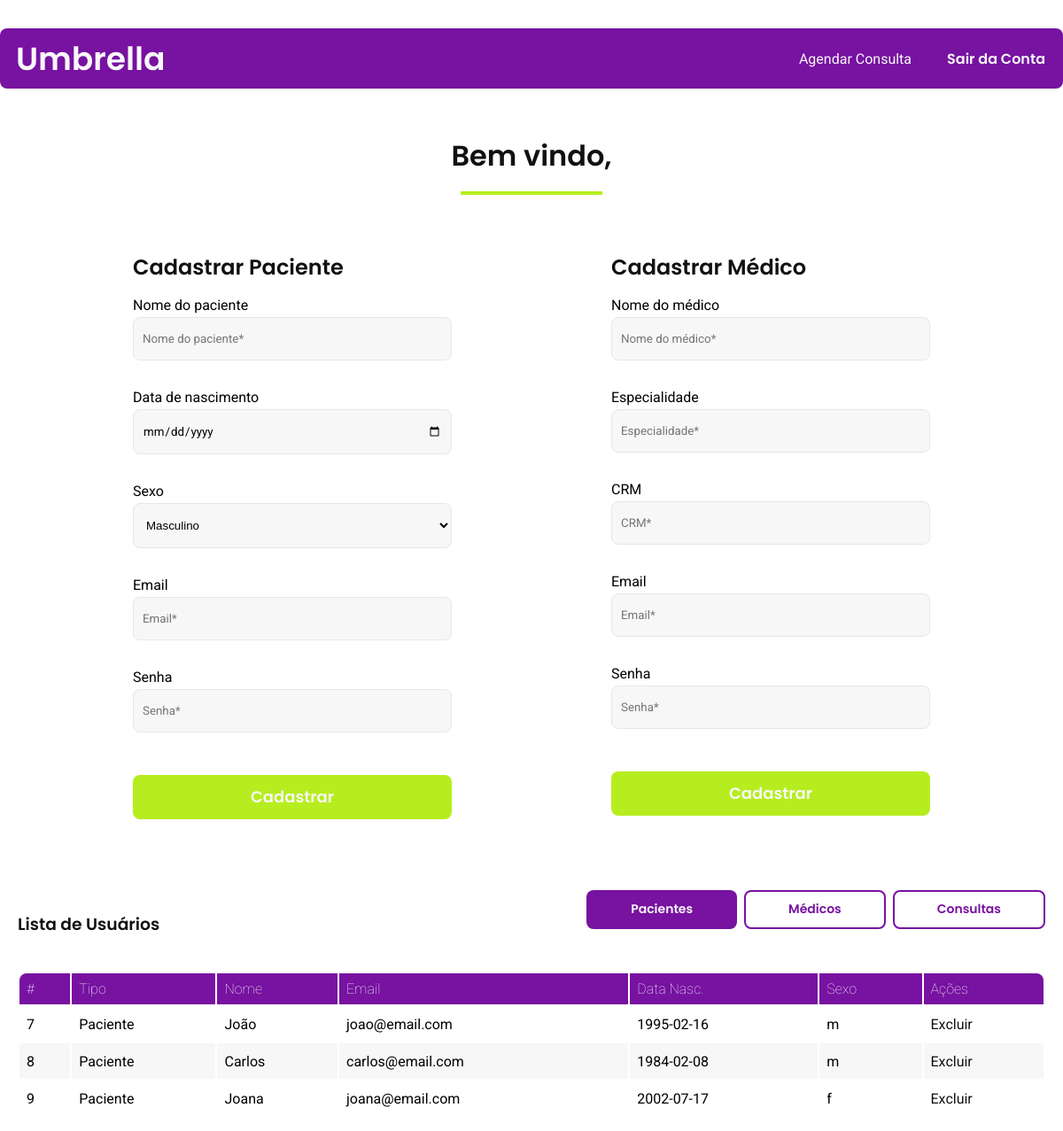
The page /clinic_management/views/adminView.php on the database as committed earlier.
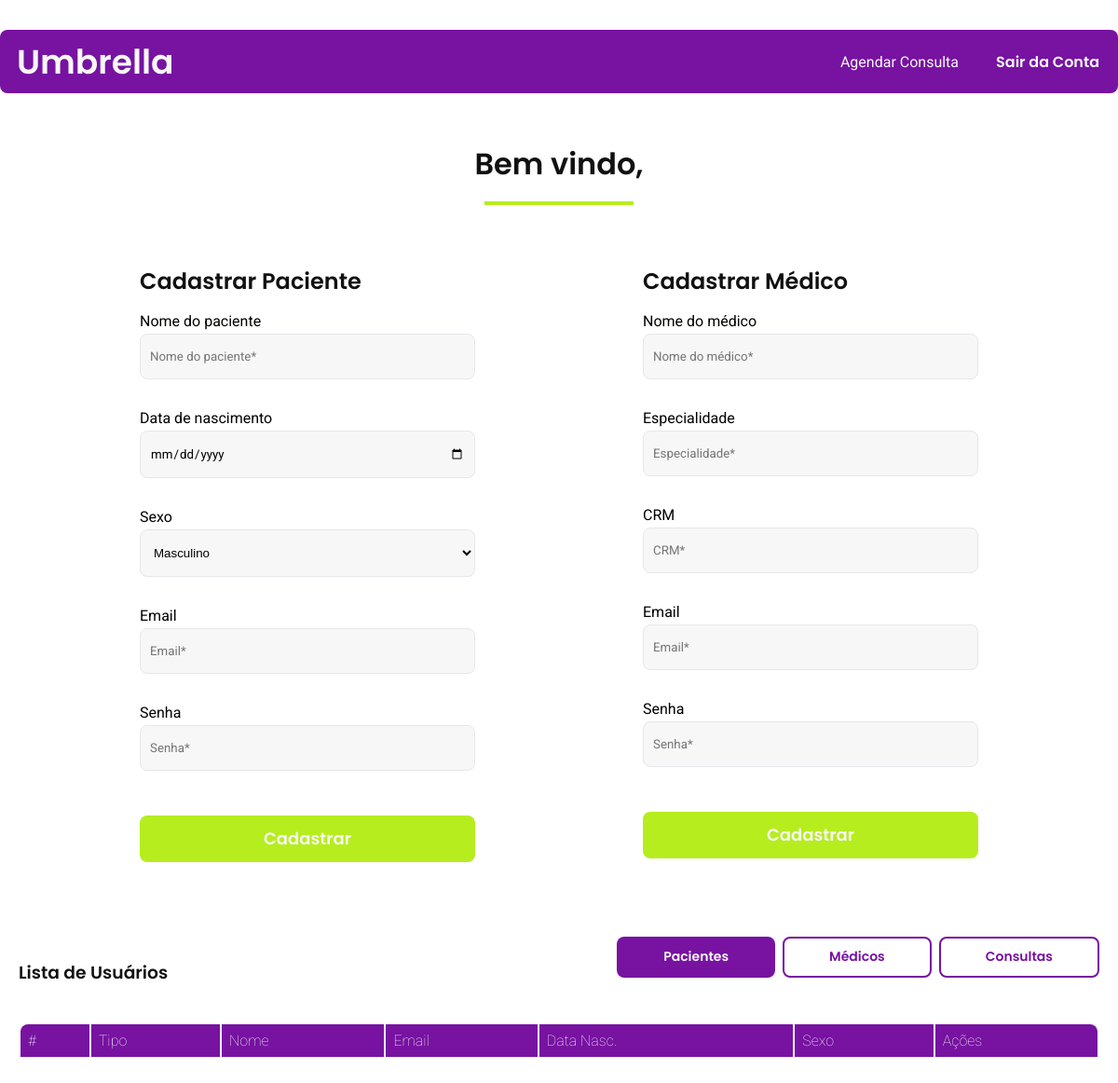
The same page on the database as committed later.
### tables this page shows
CREATE TABLE `paciente` (
  `id` int(11) NOT NULL AUTO_INCREMENT,
  `nome` varchar(255) NOT NULL,
  `email` varchar(255) NOT NULL UNIQUE,
  `data_nascimento` date NOT NULL,
  `sexo` char(1) NOT NULL,
  `senha` varchar(255) NOT NULL,
  `clinica_id` int(11) DEFAULT NULL,
  `tipo` varchar(255) DEFAULT NULL,
  PRIMARY KEY (`id`),
  KEY `clinica_id` (`clinica_id`),
  CONSTRAINT `paciente_ibfk_1` FOREIGN KEY (`clinica_id`) REFERENCES `clinic` (`id`)
);

### clinic_management/config/Database.php (called while the page is built, shortened)
<?php
class Database
{
  public static function getHefestos()
  {
    require_once '../../HefestosORM.php';
    $config = ['driver' => 'mysql',
              'host' => 'localhost',
              'nome_db' => 'umbrella1',
              'usuario' => 'root',
              'senha' => '',
            ];
    return HefestosORM::instancia($config);
  }
}

### HefestosORM.php (called while the page is built, shortened)
<?php
class HefestosORM
{
    private static ?self $instancia = null;
    protected ?PDO $conexao;
    protected string $tabela;
    protected string $query = '';
    protected array $params = [];
    private bool $como_array = true;
    private int $fetch_mode = PDO::FETCH_ASSOC;
    public function __construct(array $db_config)
    {
        [$dsn, $usuario, $senha] = $this->formatarConexao($db_config);
        $this->conexao = new PDO($dsn, $usuario, $senha, [
            PDO::ATTR_DEFAULT_FETCH_MODE => PDO::FETCH_ASSOC
        ]);
    }
    private function formatarConexao(array $config):array
    {
        $dsn = $config['driver'] == 'mysql'
            ? "mysql:host=$config[host];dbname=$config[nome_db]"
            : 'sqlite:' . $config['sqlite'];
        return [$dsn, $config['usuario']??null, $config['senha']??null];
    }
    public static function instancia(array $config):self
    {
        if (is_null(self::$instancia)) {
            self::$instancia = new self($config);
        }
        self::$instancia->tabela('');
        return self::$instancia;
    }
    public function tabela(string $tabela): self
    {
        $this->tabela = $tabela;
        return $this;
    }
    public function select(array $colunas = ['*']): self
    {
        $colunas = implode(', ', $colunas);
        $this->query = "SELECT $colunas FROM $this->tabela";
        return $this;
    }
    public function todos(bool $coluna_unica = false)
    {
        $fetch_mode = $coluna_unica ? PDO::FETCH_COLUMN : $this->fetch_mode;
        $resultado = $this->executarQuery(true)->fetchAll($fetch_mode);
        return $this->como_array ? $resultado : new Colecao($resultado);
    }
    protected function executarQuery(bool $retornar_query = false):bool|PDOStatement
    {
        $query = $this->conexao->prepare($this->query);
        $resultado = $query->execute($this->params);
        $this->params = [];
        return $retornar_query ? $query : $resultado;
    }
    public function buscarTodos(?array $colunas = ['*']):mixed
    {
        return $this->select($colunas)->todos();
    }
}

### clinic_management/classes/Paciente.php (called while the page is built, shortened)
<?php
class Paciente extends User
{
  public function getAll()
  {
    try {
      $conn = Database::getHefestos();
      return $conn->tabela('paciente')->buscarTodos();
    } catch (PDOException $e) {
      die("Error: " . $e->getMessage());
    }
  }
}

### clinic_management/views/adminView.php (the view, shortened to what this page needs)
<?php
require_once '../config/Database.php';
require_once '../classes/Paciente.php';
$paciente = new Paciente(null, null, null, null, null);
$pacientes = $paciente->getAll();
$adminName = $_SESSION['nome'];
?>
<!DOCTYPE html>
<html lang="pt-br">
<head>
  <link rel="stylesheet" href="/clinic_management/public/styles/admin_padrao/homepage.css">
</head>
<body>
  <header>
    <img src="/clinic_management/public/midia/img/umbrella-logo-footer.svg">
    <nav class="header-menu-admin">
      <a href="#" class="open-modal-btn roboto-regular c01">Agendar Consulta</a>
      <button type="submit" onclick="location.href='logout.php'" class="exit-session-btn poppins-semibold c01">Sair da Conta</button>
    </nav>
  </header>
  <div class="container">
    <h1 class="wellcome-title poppins-semibold c11">Bem vindo, <?php echo htmlspecialchars($adminName); ?></h1>
    <div class="forms">
      <form method="post" action="/clinic_management/auth/register_paciente.php">
        <h2 class="form-title poppins-semibold c11">Cadastrar Paciente</h2>
        <div class="input-container">
          <label class="roboto-regular">Nome do paciente</label>
          <input type="text" class="roboto-regular" name="paciente_name" placeholder="Nome do paciente*" required>
        </div>
        <div class="input-container">
          <label class="roboto-regular">Data de nascimento</label>
          <input type="date" class="roboto-regular" name="paciente_dt" placeholder="Data de nascimento*" required>
        </div>
        <div class="input-container">
          <label class="roboto-regular">Sexo</label>
          <select id="paciente_sexo" name="paciente_sexo">
            <option value="m">Masculino</option>
          </select>
        </div>
        <div class="input-container">
          <label class="roboto-regular">Email</label>
          <input type="email" class="roboto-regular" name="paciente_email" placeholder="Email*" required>
        </div>
        <div class="input-container">
          <label class="roboto-regular">Senha</label>
          <input type="password" class="roboto-regular" name="paciente_senha" placeholder="Senha*" required>
        </div>
        <button type="submit" class="sign-up-btn-modal poppins-semibold c01">Cadastrar</button>
      </form>
      <form method="post" action="/clinic_management/auth/register_medico.php">
        <h2 class="form-title poppins-semibold c11">Cadastrar Médico</h2>
        <div class="input-container">
          <label class="roboto-regular">Nome do médico</label>
          <input type="text" class="roboto-regular" name="medico_name" placeholder="Nome do médico*" required>
        </div>
        <div class="input-container">
          <label class="roboto-regular">Especialidade</label>
          <input type="text" class="roboto-regular" name="medico_especialidade" placeholder="Especialidade*" required>
        </div>
        <div class="input-container">
          <label class="roboto-regular">CRM</label>
          <input type="text" class="roboto-regular" name="medico_crm" placeholder="CRM*" required>
        </div>
        <div class="input-container">
          <label class="roboto-regular">Email</label>
          <input type="email" class="roboto-regular" name="medico_email" placeholder="Email*" required>
        </div>
        <div class="input-container">
          <label class="roboto-regular">Senha</label>
          <input type="password" class="roboto-regular" name="medico_senha" placeholder="Senha*" required>
        </div>
        <button type="submit" class="sign-up-btn-modal poppins-semibold c01">Cadastrar</button>
      </form>
    </div>
    <div>
      <div class="header-tables">
        <h3 class="poppins-semibold c11">Lista de Usuários</h3>
        <div class="tables-change-btns">
          <button class="poppins-semibold c01 active">Pacientes</button>
          <button class="poppins-semibold c01">Médicos</button>
          <button class="poppins-semibold c01">Consultas</button>
        </div>
      </div>
      <table class="tab active">
        <thead>
          <tr class="c01 poppins-medium">
            <th class="first">#</th>
            <th>Tipo</th>
            <th>Nome</th>
            <th>Email</th>
            <th>Data Nasc.</th>
            <th>Sexo</th>
            <th class="last">Ações</th>
          </tr>
        </thead>
        <tbody>
          <?php foreach ($pacientes as $paciente) : ?>
            <tr class="registro roboto-regular">
              <td><?php echo htmlspecialchars($paciente['id']); ?></td>
              <td><?php echo htmlspecialchars($paciente['tipo']); ?></td>
              <td><?php echo htmlspecialchars($paciente['nome']); ?></td>
              <td><?php echo htmlspecialchars($paciente['email']); ?></td>
              <td><?php echo htmlspecialchars($paciente['data_nascimento']); ?></td>
              <td><?php echo htmlspecialchars($paciente['sexo']); ?></td>
              <td>
                <form class="form-delete-table" method="post" action="/clinic_management/auth/delete_paciente.php" onsubmit="return confirm('Você tem certeza que deseja excluir este paciente?');">
                  <button class="roboto-regular c11" type="submit">Excluir</button>
                </form>
              </td>
            </tr>
          <?php endforeach; ?>
        </tbody>
      </table>
    </div>
  </div>
</body>
</html>

### clinic_management/public/styles/admin_padrao/homepage.css (style rules this page uses)
header { max-width: 1200px; margin-left: auto; margin-right: auto; display: flex; justify-content: space-between; align-items: center; padding: 20px; background-color: var(--cBase01); margin-top: 32px; border-radius: 8px; }
.header-menu-admin { display: flex; align-items: center; gap: 40px; }
.exit-session-btn { background-color: transparent; font-size: 1rem; }
.forms { display: flex; justify-content: center; gap: 180px; margin-bottom: 80px; }
.container { margin-top: 32px; max-width: 1200px; margin-left: auto; margin-right: auto; padding: 20px; }
.wellcome-title { text-align: center; margin-bottom: 32px; }
.wellcome-title::after { content: ""; width: 160px; height: 4px; background-color: var(--cBase02); display: block; margin-left: auto; margin-right: auto; margin-top: 16px; }
table { display: none; }
table.active { display: table; width: 100%; margin-top: 16px; margin-bottom: 32px; }
th { padding: 8px; text-align: left; background-color: var(--cBase01); font-family: 'roboto'; font-weight: lighter; }
.first { border-radius: 8px 0 0 0; }
.last { border-radius: 0 8px 0 0; }
.sign-up-btn-modal { padding: 16px 10px; width: 100%; margin-top: 32px; background-color: var(--cBase02); border-radius: 8px; font-size: 1.125rem; line-height: 1; transition: 0.2s ease; }
.registro { height: 40px; }
.registro:nth-child(even) { background-color: var(--c01); }
.registro td { padding-left: 8px; }

### clinic_management/public/styles/global/geral.css (style rules this page uses)
:root { --cBase01: #7712A1; --cBase02: #B6ED1F; --cBase03: #330047; --c11: #111111; --c10: #2E2E2E; --c05: #B2B2B2; --c01: #F7F7F7; }
.poppins-medium { font-family: "Poppins", sans-serif; font-weight: 500; font-style: normal; }
.poppins-semibold { font-family: "Poppins", sans-serif; font-weight: 600; font-style: normal; }
.roboto-regular { font-family: "Roboto", sans-serif; font-weight: 400; font-style: normal; }
.c11 { color: var(--c11); }
.c01 { color: var(--c01); }
* { margin: 0; padding: 0; box-sizing: border-box; }
img { max-width: 100%; display: block; }
a { display: inline-block; text-decoration: none; cursor: pointer; }
button { border: none; cursor: pointer; }

### clinic_management/public/styles/autentication/form.css (style rules this page uses)
form { margin-top: 32px; width: 360px; }
label { display: block; }
input, #user_type, #paciente_sexo { margin-top: 4px; width: 100%; padding: 16px 10px; background-color: var(--c01); border-radius: 8px; border: 1px solid #E7E6EB; }
.input-container { padding: 16px 0px; }

### clinic_management/public/styles/global/modal.css (style rules this page uses)
.sign-up-btn-modal { padding: 16px 10px; width: 100%; margin-top: 32px; background-color: var(--cBase02); border-radius: 8px; font-size: 1.125rem; line-height: 1; transition: 0.2s ease; }

### clinic_management/public/styles/admin_padrao/tables.css (style rules this page uses)
.header-tables { display: flex; justify-content: space-between; align-items: center; }
.tables-change-btns { display: flex; gap: 8px; }
.tables-change-btns button { border: 2px solid var(--cBase01); background-color: transparent; color: var(--cBase01); padding: 8px 48px; border-radius: 8px; font-size: 0.875rem; line-height: 1.7; margin-bottom: 32px; transition: 0.2s; }
.tables-change-btns button.active { background-color: var(--cBase01); color: var(--c01); border: 2px solid transparent; }
.form-delete-table { width: 100%; margin: auto 0; }
.form-delete-table button { background-color: transparent; text-align: left; font-size: 1rem; }

Rows that differ between the two databases and show on the page:
removed paciente: id "7", tipo "Paciente", nome "João", email "joao@email.com", data_nascimento "1995-02-16", sexo "m"
removed paciente: id "8", tipo "Paciente", nome "Carlos", email "carlos@email.com", data_nascimento "1984-02-08", sexo "m"
removed paciente: id "9", tipo "Paciente", nome "Joana", email "joana@email.com", data_nascimento "2002-07-17", sexo "f"
